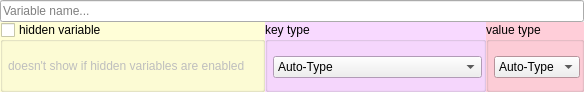
<?xml version="1.0" encoding="UTF-8"?>
<ui version="4.0">
 <class>vars_main_area</class>
 <widget class="QWidget" name="vars_main_area">
  <property name="geometry">
   <rect>
    <x>0</x>
    <y>0</y>
    <width>584</width>
    <height>92</height>
   </rect>
  </property>
  <property name="sizePolicy">
   <sizepolicy hsizetype="Preferred" vsizetype="Preferred">
    <horstretch>0</horstretch>
    <verstretch>0</verstretch>
   </sizepolicy>
  </property>
  <property name="minimumSize">
   <size>
    <width>0</width>
    <height>0</height>
   </size>
  </property>
  <property name="maximumSize">
   <size>
    <width>16777215</width>
    <height>16777215</height>
   </size>
  </property>
  <property name="windowTitle">
   <string>Form</string>
  </property>
  <layout class="QVBoxLayout" name="verticalLayout_2">
   <property name="spacing">
    <number>0</number>
   </property>
   <property name="leftMargin">
    <number>0</number>
   </property>
   <property name="topMargin">
    <number>0</number>
   </property>
   <property name="rightMargin">
    <number>0</number>
   </property>
   <property name="bottomMargin">
    <number>0</number>
   </property>
   <item>
    <widget class="QLineEdit" name="lineEdit_var_name">
     <property name="toolTip">
      <string>&lt;!DOCTYPE HTML PUBLIC &quot;-//W3C//DTD HTML 4.0//EN&quot; &quot;http://www.w3.org/TR/REC-html40/strict.dtd&quot;&gt;
&lt;html&gt;&lt;head&gt;&lt;meta name=&quot;qrichtext&quot; content=&quot;1&quot; /&gt;&lt;style type=&quot;text/css&quot;&gt;
p, li { white-space: pre-wrap; }
&lt;/style&gt;&lt;/head&gt;&lt;body style=&quot; font-family:'Ubuntu'; font-size:10pt; font-weight:400; font-style:normal;&quot;&gt;
&lt;p style=&quot; margin-top:0px; margin-bottom:0px; margin-left:0px; margin-right:0px; -qt-block-indent:0; text-indent:0px;&quot;&gt;Set the &lt;span style=&quot; font-style:italic;&quot;&gt;global variable&lt;/span&gt; or the &lt;span style=&quot; font-style:italic;&quot;&gt;table entry&lt;/span&gt; name here. The name has to start with a letter, but can contain a mix of letters and numbers.&lt;/p&gt;&lt;/body&gt;&lt;/html&gt;</string>
     </property>
     <property name="placeholderText">
      <string>Variable name...</string>
     </property>
    </widget>
   </item>
   <item>
    <layout class="QHBoxLayout" name="horizontalLayout">
     <property name="spacing">
      <number>0</number>
     </property>
     <item>
      <widget class="QGroupBox" name="hideVariable">
       <property name="palette">
        <palette>
         <active>
          <colorrole role="Base">
           <brush brushstyle="SolidPattern">
            <color alpha="255">
             <red>255</red>
             <green>255</green>
             <blue>255</blue>
            </color>
           </brush>
          </colorrole>
          <colorrole role="Window">
           <brush brushstyle="SolidPattern">
            <color alpha="255">
             <red>255</red>
             <green>254</green>
             <blue>215</blue>
            </color>
           </brush>
          </colorrole>
         </active>
         <inactive>
          <colorrole role="Base">
           <brush brushstyle="SolidPattern">
            <color alpha="255">
             <red>255</red>
             <green>255</green>
             <blue>255</blue>
            </color>
           </brush>
          </colorrole>
          <colorrole role="Window">
           <brush brushstyle="SolidPattern">
            <color alpha="255">
             <red>255</red>
             <green>254</green>
             <blue>215</blue>
            </color>
           </brush>
          </colorrole>
         </inactive>
         <disabled>
          <colorrole role="Base">
           <brush brushstyle="SolidPattern">
            <color alpha="255">
             <red>255</red>
             <green>254</green>
             <blue>215</blue>
            </color>
           </brush>
          </colorrole>
          <colorrole role="Window">
           <brush brushstyle="SolidPattern">
            <color alpha="255">
             <red>255</red>
             <green>254</green>
             <blue>215</blue>
            </color>
           </brush>
          </colorrole>
         </disabled>
        </palette>
       </property>
       <property name="toolTip">
        <string>Hides this variable from the variables view, if hidden variables are enabled. 

You might want to hide variables that aren't related to you, so you can focus only
on your own system and not be distrated by some of the Mudlet defaults -
or, alternatively, use this not to mess them by up accident</string>
       </property>
       <property name="autoFillBackground">
        <bool>true</bool>
       </property>
       <property name="title">
        <string>hidden variable</string>
       </property>
       <property name="checkable">
        <bool>true</bool>
       </property>
       <property name="checked">
        <bool>false</bool>
       </property>
       <layout class="QVBoxLayout" name="verticalLayout">
        <property name="leftMargin">
         <number>5</number>
        </property>
        <property name="topMargin">
         <number>9</number>
        </property>
        <property name="rightMargin">
         <number>3</number>
        </property>
        <property name="bottomMargin">
         <number>9</number>
        </property>
        <item>
         <widget class="QLabel" name="label_3">
          <property name="sizePolicy">
           <sizepolicy hsizetype="MinimumExpanding" vsizetype="Expanding">
            <horstretch>0</horstretch>
            <verstretch>0</verstretch>
           </sizepolicy>
          </property>
          <property name="minimumSize">
           <size>
            <width>0</width>
            <height>25</height>
           </size>
          </property>
          <property name="maximumSize">
           <size>
            <width>16777215</width>
            <height>25</height>
           </size>
          </property>
          <property name="text">
           <string>doesn't show if hidden variables are enabled</string>
          </property>
          <property name="wordWrap">
           <bool>true</bool>
          </property>
          <property name="indent">
           <number>0</number>
          </property>
         </widget>
        </item>
       </layout>
      </widget>
     </item>
     <item>
      <widget class="QGroupBox" name="key_type_box">
       <property name="palette">
        <palette>
         <active>
          <colorrole role="Base">
           <brush brushstyle="SolidPattern">
            <color alpha="255">
             <red>255</red>
             <green>255</green>
             <blue>255</blue>
            </color>
           </brush>
          </colorrole>
          <colorrole role="Window">
           <brush brushstyle="SolidPattern">
            <color alpha="255">
             <red>248</red>
             <green>217</green>
             <blue>255</blue>
            </color>
           </brush>
          </colorrole>
         </active>
         <inactive>
          <colorrole role="Base">
           <brush brushstyle="SolidPattern">
            <color alpha="255">
             <red>255</red>
             <green>255</green>
             <blue>255</blue>
            </color>
           </brush>
          </colorrole>
          <colorrole role="Window">
           <brush brushstyle="SolidPattern">
            <color alpha="255">
             <red>248</red>
             <green>217</green>
             <blue>255</blue>
            </color>
           </brush>
          </colorrole>
         </inactive>
         <disabled>
          <colorrole role="Base">
           <brush brushstyle="SolidPattern">
            <color alpha="255">
             <red>248</red>
             <green>217</green>
             <blue>255</blue>
            </color>
           </brush>
          </colorrole>
          <colorrole role="Window">
           <brush brushstyle="SolidPattern">
            <color alpha="255">
             <red>248</red>
             <green>217</green>
             <blue>255</blue>
            </color>
           </brush>
          </colorrole>
         </disabled>
        </palette>
       </property>
       <property name="toolTip">
        <string>&lt;!DOCTYPE HTML PUBLIC &quot;-//W3C//DTD HTML 4.0//EN&quot; &quot;http://www.w3.org/TR/REC-html40/strict.dtd&quot;&gt;
&lt;html&gt;&lt;head&gt;&lt;meta name=&quot;qrichtext&quot; content=&quot;1&quot; /&gt;&lt;style type=&quot;text/css&quot;&gt;
p, li { white-space: pre-wrap; }
&lt;/style&gt;&lt;/head&gt;&lt;body style=&quot; font-family:'Ubuntu'; font-size:10pt; font-weight:400; font-style:normal;&quot;&gt;
&lt;p style=&quot; margin-top:0px; margin-bottom:0px; margin-left:0px; margin-right:0px; -qt-block-indent:0; text-indent:0px;&quot;&gt;If this variable is a key of a table, then you can select it to either be an &lt;span style=&quot; font-style:italic;&quot;&gt;indexed key&lt;/span&gt; or a &lt;span style=&quot; font-style:italic;&quot;&gt;key&lt;/span&gt; type.&lt;/p&gt;&lt;/body&gt;&lt;/html&gt;</string>
       </property>
       <property name="autoFillBackground">
        <bool>true</bool>
       </property>
       <property name="title">
        <string>key type</string>
       </property>
       <property name="checkable">
        <bool>false</bool>
       </property>
       <property name="checked">
        <bool>false</bool>
       </property>
       <layout class="QGridLayout" name="gridLayout_8">
        <property name="leftMargin">
         <number>5</number>
        </property>
        <property name="topMargin">
         <number>5</number>
        </property>
        <property name="rightMargin">
         <number>1</number>
        </property>
        <property name="bottomMargin">
         <number>1</number>
        </property>
        <item row="0" column="0">
         <widget class="QComboBox" name="key_type">
          <property name="toolTip">
           <string>&lt;!DOCTYPE HTML PUBLIC &quot;-//W3C//DTD HTML 4.0//EN&quot; &quot;http://www.w3.org/TR/REC-html40/strict.dtd&quot;&gt;
&lt;html&gt;&lt;head&gt;&lt;meta name=&quot;qrichtext&quot; content=&quot;1&quot; /&gt;&lt;style type=&quot;text/css&quot;&gt;
p, li { white-space: pre-wrap; }
&lt;/style&gt;&lt;/head&gt;&lt;body style=&quot; font-family:'Ubuntu'; font-size:10pt; font-weight:400; font-style:normal;&quot;&gt;
&lt;p style=&quot; margin-top:0px; margin-bottom:0px; margin-left:0px; margin-right:0px; -qt-block-indent:0; text-indent:0px;&quot;&gt;Tables can store values either in a list, and/or a hashmap. &lt;/p&gt;
&lt;p style=&quot;-qt-paragraph-type:empty; margin-top:0px; margin-bottom:0px; margin-left:0px; margin-right:0px; -qt-block-indent:0; text-indent:0px;&quot;&gt;&lt;/p&gt;
&lt;p style=&quot; margin-top:0px; margin-bottom:0px; margin-left:0px; margin-right:0px; -qt-block-indent:0; text-indent:0px;&quot;&gt;In a &lt;span style=&quot; font-weight:600;&quot;&gt;list&lt;/span&gt;, &lt;span style=&quot; font-style:italic;&quot;&gt;indexed keys&lt;/span&gt; represent values - so you can have values at &lt;span style=&quot; font-style:italic;&quot;&gt;1, 2, 3...&lt;/span&gt;&lt;/p&gt;
&lt;p style=&quot;-qt-paragraph-type:empty; margin-top:0px; margin-bottom:0px; margin-left:0px; margin-right:0px; -qt-block-indent:0; text-indent:0px;&quot;&gt;&lt;/p&gt;
&lt;p style=&quot; margin-top:0px; margin-bottom:0px; margin-left:0px; margin-right:0px; -qt-block-indent:0; text-indent:0px;&quot;&gt;In a &lt;span style=&quot; font-weight:600;&quot;&gt;map&lt;/span&gt;&lt;span style=&quot; font-weight:600; font-style:italic;&quot;&gt;, &lt;/span&gt;&lt;span style=&quot; font-style:italic;&quot;&gt;keys&lt;/span&gt; represent values - so you can have values under any name you'd like.&lt;/p&gt;
&lt;p style=&quot;-qt-paragraph-type:empty; margin-top:0px; margin-bottom:0px; margin-left:0px; margin-right:0px; -qt-block-indent:0; text-indent:0px;&quot;&gt;&lt;/p&gt;
&lt;p style=&quot; margin-top:0px; margin-bottom:0px; margin-left:0px; margin-right:0px; -qt-block-indent:0; text-indent:0px;&quot;&gt;This selects whenever you'd like your key to be an indexed or a non-indexed type.&lt;/p&gt;&lt;/body&gt;&lt;/html&gt;</string>
          </property>
          <item>
           <property name="text">
            <string>Auto-Type</string>
           </property>
          </item>
          <item>
           <property name="text">
            <string>key (string)</string>
           </property>
          </item>
          <item>
           <property name="text">
            <string>index (integer)</string>
           </property>
          </item>
          <item>
           <property name="text">
            <string>table (cannot create from GUI)</string>
           </property>
          </item>
          <item>
           <property name="text">
            <string>function (cannot create from GUI)</string>
           </property>
          </item>
         </widget>
        </item>
       </layout>
      </widget>
     </item>
     <item>
      <widget class="QGroupBox" name="var_type_box">
       <property name="enabled">
        <bool>true</bool>
       </property>
       <property name="palette">
        <palette>
         <active>
          <colorrole role="Base">
           <brush brushstyle="SolidPattern">
            <color alpha="255">
             <red>255</red>
             <green>255</green>
             <blue>255</blue>
            </color>
           </brush>
          </colorrole>
          <colorrole role="Window">
           <brush brushstyle="SolidPattern">
            <color alpha="255">
             <red>255</red>
             <green>206</green>
             <blue>217</blue>
            </color>
           </brush>
          </colorrole>
         </active>
         <inactive>
          <colorrole role="Base">
           <brush brushstyle="SolidPattern">
            <color alpha="255">
             <red>255</red>
             <green>255</green>
             <blue>255</blue>
            </color>
           </brush>
          </colorrole>
          <colorrole role="Window">
           <brush brushstyle="SolidPattern">
            <color alpha="255">
             <red>255</red>
             <green>206</green>
             <blue>217</blue>
            </color>
           </brush>
          </colorrole>
         </inactive>
         <disabled>
          <colorrole role="Base">
           <brush brushstyle="SolidPattern">
            <color alpha="255">
             <red>255</red>
             <green>206</green>
             <blue>217</blue>
            </color>
           </brush>
          </colorrole>
          <colorrole role="Window">
           <brush brushstyle="SolidPattern">
            <color alpha="255">
             <red>255</red>
             <green>206</green>
             <blue>217</blue>
            </color>
           </brush>
          </colorrole>
         </disabled>
        </palette>
       </property>
       <property name="toolTip">
        <string>&lt;!DOCTYPE HTML PUBLIC &quot;-//W3C//DTD HTML 4.0//EN&quot; &quot;http://www.w3.org/TR/REC-html40/strict.dtd&quot;&gt;
&lt;html&gt;&lt;head&gt;&lt;meta name=&quot;qrichtext&quot; content=&quot;1&quot; /&gt;&lt;style type=&quot;text/css&quot;&gt;
p, li { white-space: pre-wrap; }
&lt;/style&gt;&lt;/head&gt;&lt;body style=&quot; font-family:'Ubuntu'; font-size:10pt; font-weight:400; font-style:normal;&quot;&gt;
&lt;p style=&quot; margin-top:0px; margin-bottom:0px; margin-left:0px; margin-right:0px; -qt-block-indent:0; text-indent:0px;&quot;&gt;Type of value the variable data (in the big box below) should be.&lt;/p&gt;
&lt;p style=&quot;-qt-paragraph-type:empty; margin-top:0px; margin-bottom:0px; margin-left:0px; margin-right:0px; -qt-block-indent:0; text-indent:0px;&quot;&gt;&lt;/p&gt;
&lt;p style=&quot; margin-top:0px; margin-bottom:0px; margin-left:0px; margin-right:0px; -qt-block-indent:0; text-indent:0px;&quot;&gt;&lt;span style=&quot; font-style:italic;&quot;&gt;string&lt;/span&gt; - it's text (can contain numbers)&lt;/p&gt;
&lt;p style=&quot; margin-top:0px; margin-bottom:0px; margin-left:0px; margin-right:0px; -qt-block-indent:0; text-indent:0px;&quot;&gt;&lt;span style=&quot; font-style:italic;&quot;&gt;number&lt;/span&gt; - it's numbers only&lt;/p&gt;
&lt;p style=&quot; margin-top:0px; margin-bottom:0px; margin-left:0px; margin-right:0px; -qt-block-indent:0; text-indent:0px;&quot;&gt;&lt;span style=&quot; font-style:italic;&quot;&gt;boolean&lt;/span&gt; - true/false value only&lt;/p&gt;
&lt;p style=&quot; margin-top:0px; margin-bottom:0px; margin-left:0px; margin-right:0px; -qt-block-indent:0; text-indent:0px;&quot;&gt;&lt;span style=&quot; font-style:italic;&quot;&gt;table&lt;/span&gt; - this is a table (group), and can have other values in it&lt;/p&gt;&lt;/body&gt;&lt;/html&gt;</string>
       </property>
       <property name="autoFillBackground">
        <bool>true</bool>
       </property>
       <property name="title">
        <string>value type</string>
       </property>
       <property name="checkable">
        <bool>false</bool>
       </property>
       <property name="checked">
        <bool>false</bool>
       </property>
       <layout class="QGridLayout" name="gridLayout_7">
        <property name="leftMargin">
         <number>5</number>
        </property>
        <property name="topMargin">
         <number>5</number>
        </property>
        <property name="rightMargin">
         <number>1</number>
        </property>
        <property name="bottomMargin">
         <number>1</number>
        </property>
        <item row="0" column="0">
         <widget class="QComboBox" name="var_type">
          <item>
           <property name="text">
            <string>Auto-Type</string>
           </property>
          </item>
          <item>
           <property name="text">
            <string>string</string>
           </property>
          </item>
          <item>
           <property name="text">
            <string>number</string>
           </property>
          </item>
          <item>
           <property name="text">
            <string>boolean</string>
           </property>
          </item>
          <item>
           <property name="text">
            <string>table</string>
           </property>
          </item>
          <item>
           <property name="text">
            <string>function</string>
           </property>
          </item>
         </widget>
        </item>
       </layout>
      </widget>
     </item>
    </layout>
   </item>
  </layout>
 </widget>
 <resources/>
 <connections/>
</ui>
